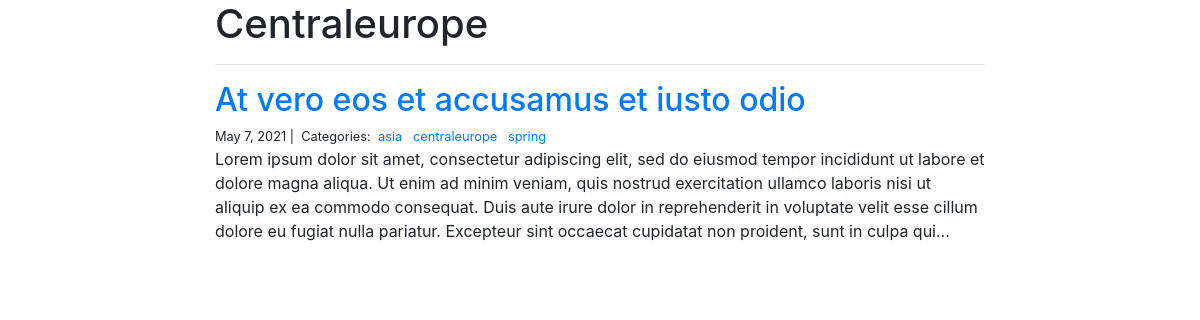
/blog/centraleurope/, run on the app's committed database.
### blog/models.py (models this page shows)
class Category(models.Model):
    name = models.CharField(max_length=20)

class Post(models.Model):
    title = models.CharField(max_length=255)
    body = models.TextField()
    created_on = models.DateTimeField(auto_now_add=True)
    last_modified = models.DateTimeField(auto_now=True)
    categories = models.ManyToManyField('Category', related_name='posts')

### blog/views.py (the view)
# urls.py: path("<category>/", views.blog_category, name="blog_category"),
def blog_category(request, category):
    posts = Post.objects.filter(
        categories__name__contains=category
    ).order_by(
        '-created_on'
    )
    context = {
        "category": category,
        "posts": posts
    }
    return render(request, "blog_category.html", context)

### blog/templates/blog_category.html
{% extends "base.html" %}
{% block page_content %}
<div class="col-md-8 offset-md-2">
    <h1>{{ category | title }}</h1>
    <hr>
    {% for post in posts %}
        <h2><a href="{% url 'blog_detail' post.pk%}">{{ post.title }}</a></h2>
        <small>
            {{ post.created_on.date }} |&nbsp;
            Categories:&nbsp;
            {% for category in post.categories.all %}
            <a href="{% url 'blog_category' category.name %}">
                {{ category.name }}
            </a>&nbsp;
            {% endfor %}
        </small>
        <p>{{ post.body | slice:":400" }}...</p>
    {% endfor %}
</div>
{% endblock %}

### data on the page
Category: name "Centraleurope", name "centraleurope"
Post: title "At vero eos et accusamus et iusto odio", created_on "May 7, 2021", body "Lorem ipsum dolor sit amet, consectetur adipiscing elit, sed do eiusmod tempor incididunt ut labore et dolore magna aliqua. Ut enim ad minim veniam, quis nostrud exercitation ullamco laboris nisi ut aliquip ex ea commodo consequat. Duis aute irure dolor in reprehenderit in voluptate velit esse cillum dolore eu fugiat nulla pariatur. Excepteur sint occaecat cupidatat non proident, sunt in culpa qui"
Category: name "asia"
Category: name "spring"
